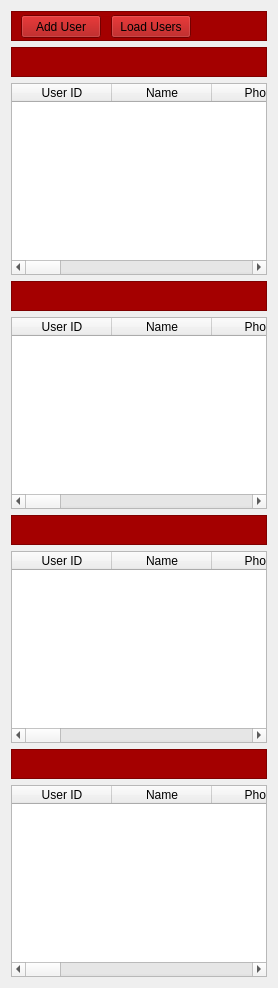
            <widget class="QWidget" name="page_users">
             <layout class="QGridLayout" name="gridLayout">
              <item row="0" column="0">
               <widget class="QFrame" name="frame_3">
                <property name="minimumSize">
                 <size>
                  <width>0</width>
                  <height>30</height>
                 </size>
                </property>
                <property name="maximumSize">
                 <size>
                  <width>16777215</width>
                  <height>30</height>
                 </size>
                </property>
                <property name="styleSheet">
                 <string notr="true">background-color: rgb(164, 0, 0);</string>
                </property>
                <property name="frameShape">
                 <enum>QFrame::StyledPanel</enum>
                </property>
                <property name="frameShadow">
                 <enum>QFrame::Raised</enum>
                </property>
                <widget class="QPushButton" name="pushButton_addNewUser">
                 <property name="geometry">
                  <rect>
                   <x>10</x>
                   <y>4</y>
                   <width>80</width>
                   <height>23</height>
                  </rect>
                 </property>
                 <property name="text">
                  <string>Add User</string>
                 </property>
                </widget>
                <widget class="QPushButton" name="btn_loadUsers">
                 <property name="geometry">
                  <rect>
                   <x>100</x>
                   <y>4</y>
                   <width>80</width>
                   <height>23</height>
                  </rect>
                 </property>
                 <property name="text">
                  <string>Load Users</string>
                 </property>
                </widget>
                <widget class="QLabel" name="label_3">
                 <property name="geometry">
                  <rect>
                   <x>540</x>
                   <y>10</y>
                   <width>261</width>
                   <height>16</height>
                  </rect>
                 </property>
                 <property name="font">
                  <font>
                   <pointsize>13</pointsize>
                  </font>
                 </property>
                 <property name="styleSheet">
                  <string notr="true">color: rgb(255, 255, 255);</string>
                 </property>
                 <property name="text">
                  <string>USERS  CENTRAL ADMIN PANEL</string>
                 </property>
                </widget>
               </widget>
              </item>
              <item row="1" column="0">
               <widget class="QFrame" name="frame_4">
                <property name="minimumSize">
                 <size>
                  <width>0</width>
                  <height>30</height>
                 </size>
                </property>
                <property name="maximumSize">
                 <size>
                  <width>16777215</width>
                  <height>30</height>
                 </size>
                </property>
                <property name="styleSheet">
                 <string notr="true">background-color: rgb(164, 0, 0);</string>
                </property>
                <property name="frameShape">
                 <enum>QFrame::StyledPanel</enum>
                </property>
                <property name="frameShadow">
                 <enum>QFrame::Raised</enum>
                </property>
                <widget class="QLabel" name="label_5">
                 <property name="geometry">
                  <rect>
                   <x>420</x>
                   <y>10</y>
                   <width>71</width>
                   <height>16</height>
                  </rect>
                 </property>
                 <property name="styleSheet">
                  <string notr="true">color: rgb(255, 255, 255);</string>
                 </property>
                 <property name="text">
                  <string>CASHIERS</string>
                 </property>
                </widget>
               </widget>
              </item>
              <item row="2" column="0">
               <widget class="QTableWidget" name="tableWidgetCashiers">
                <property name="maximumSize">
                 <size>
                  <width>16777215</width>
                  <height>300</height>
                 </size>
                </property>
                <column>
                 <property name="text">
                  <string>User ID</string>
                 </property>
                </column>
                <column>
                 <property name="text">
                  <string>Name</string>
                 </property>
                </column>
                <column>
                 <property name="text">
                  <string>Phone</string>
                 </property>
                </column>
                <column>
                 <property name="text">
                  <string>Email</string>
                 </property>
                </column>
                <column>
                 <property name="text">
                  <string>Username</string>
                 </property>
                </column>
                <column>
                 <property name="text">
                  <string>User Role</string>
                 </property>
                </column>
                <column>
                 <property name="text">
                  <string>Avatar</string>
                 </property>
                </column>
                <column>
                 <property name="text">
                  <string>Added By</string>
                 </property>
                </column>
                <column>
                 <property name="text">
                  <string>Added On</string>
                 </property>
                </column>
                <column>
                 <property name="text">
                  <string>User Status</string>
                 </property>
                </column>
                <column>
                 <property name="text">
                  <string>Modified By</string>
                 </property>
                </column>
                <column>
                 <property name="text">
                  <string>Modified On</string>
                 </property>
                </column>
                <column>
                 <property name="text">
                  <string>View User</string>
                 </property>
                </column>
               </widget>
              </item>
              <item row="3" column="0">
               <widget class="QFrame" name="frame_5">
                <property name="minimumSize">
                 <size>
                  <width>0</width>
                  <height>30</height>
                 </size>
                </property>
                <property name="maximumSize">
                 <size>
                  <width>16777215</width>
                  <height>30</height>
                 </size>
                </property>
                <property name="styleSheet">
                 <string notr="true">background-color: rgb(164, 0, 0);</string>
                </property>
                <property name="frameShape">
                 <enum>QFrame::StyledPanel</enum>
                </property>
                <property name="frameShadow">
                 <enum>QFrame::Raised</enum>
                </property>
                <widget class="QLabel" name="label_6">
                 <property name="geometry">
                  <rect>
                   <x>420</x>
                   <y>10</y>
                   <width>81</width>
                   <height>16</height>
                  </rect>
                 </property>
                 <property name="styleSheet">
                  <string notr="true">color: rgb(255, 255, 255);</string>
                 </property>
                 <property name="text">
                  <string>SUPERVISORS</string>
                 </property>
                </widget>
               </widget>
              </item>
              <item row="4" column="0">
               <widget class="QTableWidget" name="tw_supervisors">
                <property name="maximumSize">
                 <size>
                  <width>16777215</width>
                  <height>300</height>
                 </size>
                </property>
                <column>
                 <property name="text">
                  <string>User ID</string>
                 </property>
                </column>
                <column>
                 <property name="text">
                  <string>Name</string>
                 </property>
                </column>
                <column>
                 <property name="text">
                  <string>Phone</string>
                 </property>
                </column>
                <column>
                 <property name="text">
                  <string>Email</string>
                 </property>
                </column>
                <column>
                 <property name="text">
                  <string>Username</string>
                 </property>
                </column>
                <column>
                 <property name="text">
                  <string>User Role</string>
                 </property>
                </column>
                <column>
                 <property name="text">
                  <string>Avatar</string>
                 </property>
                </column>
                <column>
                 <property name="text">
                  <string>Added By</string>
                 </property>
                </column>
                <column>
                 <property name="text">
                  <string>Added On</string>
                 </property>
                </column>
                <column>
                 <property name="text">
                  <string>User Status</string>
                 </property>
                </column>
                <column>
                 <property name="text">
                  <string>Modified By</string>
                 </property>
                </column>
                <column>
                 <property name="text">
                  <string>Modified On</string>
                 </property>
                </column>
                <column>
                 <property name="text">
                  <string>View User</string>
                 </property>
                </column>
               </widget>
              </item>
              <item row="5" column="0">
               <widget class="QFrame" name="frame_6">
                <property name="minimumSize">
                 <size>
                  <width>0</width>
                  <height>30</height>
                 </size>
                </property>
                <property name="maximumSize">
                 <size>
                  <width>16777215</width>
                  <height>30</height>
                 </size>
                </property>
                <property name="styleSheet">
                 <string notr="true">background-color: rgb(164, 0, 0);</string>
                </property>
                <property name="frameShape">
                 <enum>QFrame::StyledPanel</enum>
                </property>
                <property name="frameShadow">
                 <enum>QFrame::Raised</enum>
                </property>
                <widget class="QLabel" name="label_7">
                 <property name="geometry">
                  <rect>
                   <x>420</x>
                   <y>10</y>
                   <width>111</width>
                   <height>16</height>
                  </rect>
                 </property>
                 <property name="styleSheet">
                  <string notr="true">color: rgb(255, 255, 255);</string>
                 </property>
                 <property name="text">
                  <string>ADMINISTRATORS</string>
                 </property>
                </widget>
               </widget>
              </item>
              <item row="6" column="0">
               <widget class="QTableWidget" name="tw_admins">
                <property name="maximumSize">
                 <size>
                  <width>16777215</width>
                  <height>300</height>
                 </size>
                </property>
                <column>
                 <property name="text">
                  <string>User ID</string>
                 </property>
                </column>
                <column>
                 <property name="text">
                  <string>Name</string>
                 </property>
                </column>
                <column>
                 <property name="text">
                  <string>Phone</string>
                 </property>
                </column>
                <column>
                 <property name="text">
                  <string>Email</string>
                 </property>
                </column>
                <column>
                 <property name="text">
                  <string>Username</string>
                 </property>
                </column>
                <column>
                 <property name="text">
                  <string>User Role</string>
                 </property>
                </column>
                <column>
                 <property name="text">
                  <string>Avatar</string>
                 </property>
                </column>
                <column>
                 <property name="text">
                  <string>Added By</string>
                 </property>
                </column>
                <column>
                 <property name="text">
                  <string>Added On</string>
                 </property>
                </column>
                <column>
                 <property name="text">
                  <string>User Status</string>
                 </property>
                </column>
                <column>
                 <property name="text">
                  <string>Modified By</string>
                 </property>
                </column>
                <column>
                 <property name="text">
                  <string>Modified On</string>
                 </property>
                </column>
                <column>
                 <property name="text">
                  <string>View User</string>
                 </property>
                </column>
               </widget>
              </item>
              <item row="7" column="0">
               <widget class="QFrame" name="frame_59">
                <property name="minimumSize">
                 <size>
                  <width>0</width>
                  <height>30</height>
                 </size>
                </property>
                <property name="maximumSize">
                 <size>
                  <width>16777215</width>
                  <height>30</height>
                 </size>
                </property>
                <property name="styleSheet">
                 <string notr="true">background-color: rgb(164, 0, 0);</string>
                </property>
                <property name="frameShape">
                 <enum>QFrame::StyledPanel</enum>
                </property>
                <property name="frameShadow">
                 <enum>QFrame::Raised</enum>
                </property>
                <widget class="QLabel" name="label_64">
                 <property name="geometry">
                  <rect>
                   <x>420</x>
                   <y>10</y>
                   <width>141</width>
                   <height>16</height>
                  </rect>
                 </property>
                 <property name="styleSheet">
                  <string notr="true">color: rgb(255, 255, 255);</string>
                 </property>
                 <property name="text">
                  <string>SUPER ADMINISTRATORS</string>
                 </property>
                </widget>
               </widget>
              </item>
              <item row="8" column="0">
               <widget class="QTableWidget" name="tw_superadmins">
                <property name="maximumSize">
                 <size>
                  <width>16777215</width>
                  <height>300</height>
                 </size>
                </property>
                <column>
                 <property name="text">
                  <string>User ID</string>
                 </property>
                </column>
                <column>
                 <property name="text">
                  <string>Name</string>
                 </property>
                </column>
                <column>
                 <property name="text">
                  <string>Phone</string>
                 </property>
                </column>
                <column>
                 <property name="text">
                  <string>Email</string>
                 </property>
                </column>
                <column>
                 <property name="text">
                  <string>Username</string>
                 </property>
                </column>
                <column>
                 <property name="text">
                  <string>User Role</string>
                 </property>
                </column>
                <column>
                 <property name="text">
                  <string>Avatar</string>
                 </property>
                </column>
                <column>
                 <property name="text">
                  <string>Added By</string>
                 </property>
                </column>
                <column>
                 <property name="text">
                  <string>Added On</string>
                 </property>
                </column>
                <column>
                 <property name="text">
                  <string>User Status</string>
                 </property>
                </column>
                <column>
                 <property name="text">
                  <string>Modified By</string>
                 </property>
                </column>
                <column>
                 <property name="text">
                  <string>Modified On</string>
                 </property>
                </column>
                <column>
                 <property name="text">
                  <string>View User</string>
                 </property>
                </column>
               </widget>
              </item>
             </layout>
            </widget>
